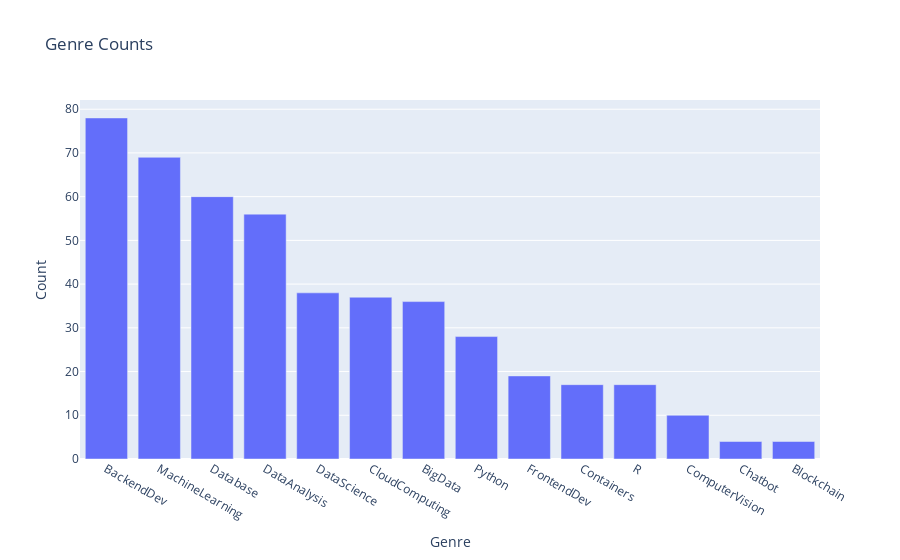

Notebook code for this chart:
### Markdown cell above
## Course Genre

### Code cell
genres = course_df.columns[3:]
genre_sum = course_df[genres].sum().sort_values(ascending=False)

fig = px.bar(x=genre_sum.index, y=genre_sum, labels={'y': 'Count', 'x': 'Genre'}, title='Genre Counts',
             category_orders={'x': genre_sum.index})
fig.show()

### Figure 1 — Plotly figure (JSON) as saved in the notebook; plotly's stock layout.template omitted (floating-point values rounded to 4 significant figures)
{"data": [{"alignmentgroup": "True", "hovertemplate": "Genre=%{x}<br>Count=%{y}<extra></extra>", "legendgroup": "", "marker": {"color": "#636efa", "pattern": {"shape": ""}}, "name": "", "offsetgroup": "", "orientation": "v", "showlegend": false, "textposition": "auto", "type": "bar", "x": ["BackendDev", "MachineLearning", "Database", "DataAnalysis", "DataScience", "CloudComputing", "BigData", "Python", "FrontendDev", "Containers", "R", "ComputerVision", "Chatbot", "Blockchain"], "xaxis": "x", "y": [78, 69, 60, 56, 38, 37, 36, 28, 19, 17, 17, 10, 4, 4], "yaxis": "y"}], "layout": {"barmode": "relative", "legend": {"tracegroupgap": 0}, "title": {"text": "Genre Counts"}, "xaxis": {"anchor": "y", "categoryarray": ["BackendDev", "MachineLearning", "Database", "DataAnalysis", "DataScience", "CloudComputing", "BigData", "Python", "FrontendDev", "Containers", "R", "ComputerVision", "Chatbot", "Blockchain"], "categoryorder": "array", "domain": [0, 1], "title": {"text": "Genre"}}, "yaxis": {"anchor": "x", "domain": [0, 1], "title": {"text": "Count"}}}}
